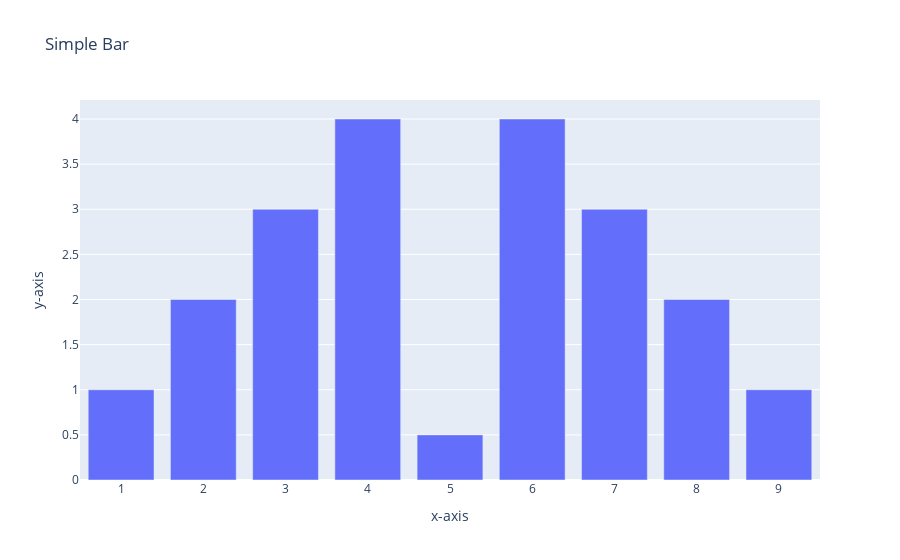

Notebook code cell kept with this figure:
### Code cell
layout = dict(
    title='Simple Bar',
    xaxis=dict(title='x-axis'),
    yaxis=dict(title='y-axis'),
    hovermode='x',
    hoverdistance=100)
fig = go.Figure(data)
fig.layout = layout
fig.show()

### Figure 1 — Plotly figure (JSON) as saved in the notebook; plotly's stock layout.template omitted (floating-point values rounded to 4 significant figures)
{"data": [{"type": "bar", "x": [1, 2, 3, 4, 5, 6, 7, 8, 9, 10], "y": [1, 2, 3, 4, 0.5, 4, 3, 2, 1]}], "layout": {"hoverdistance": 100, "hovermode": "x", "title": {"text": "Simple Bar"}, "xaxis": {"title": {"text": "x-axis"}}, "yaxis": {"title": {"text": "y-axis"}}}}
